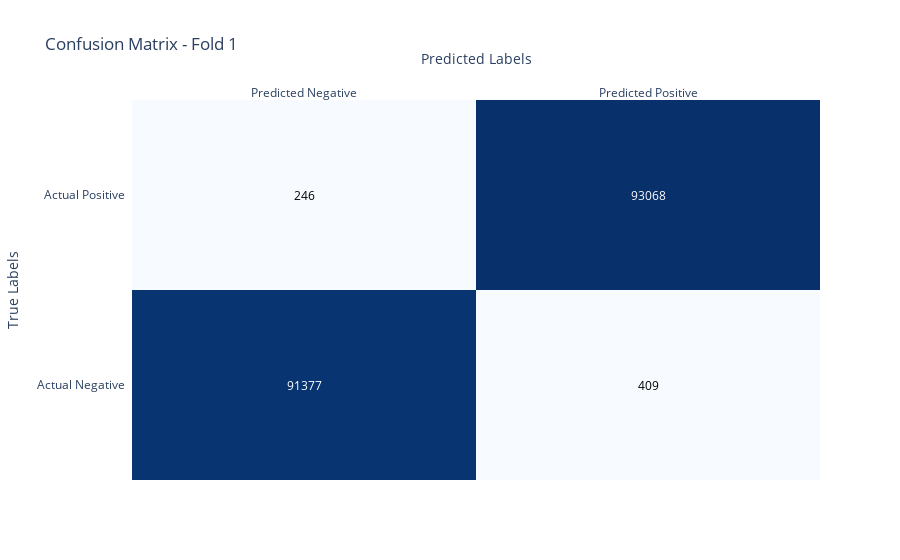
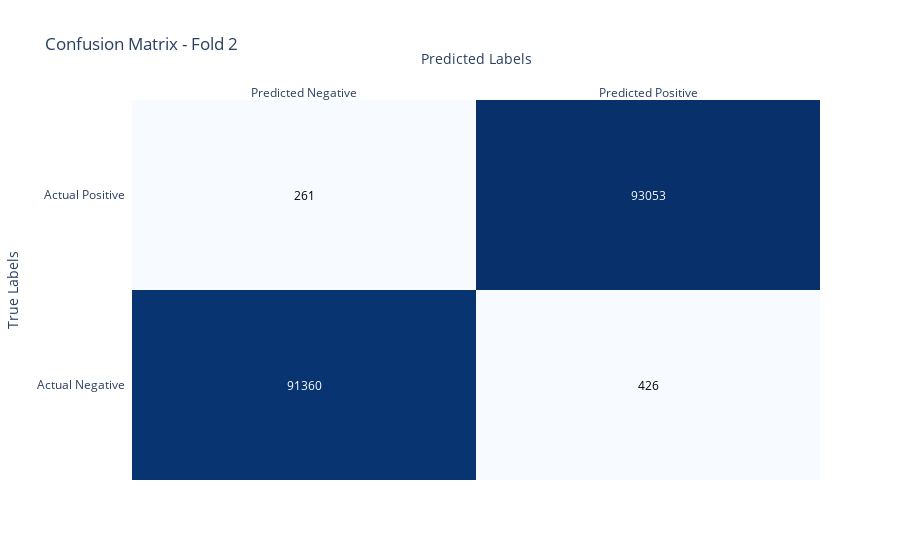
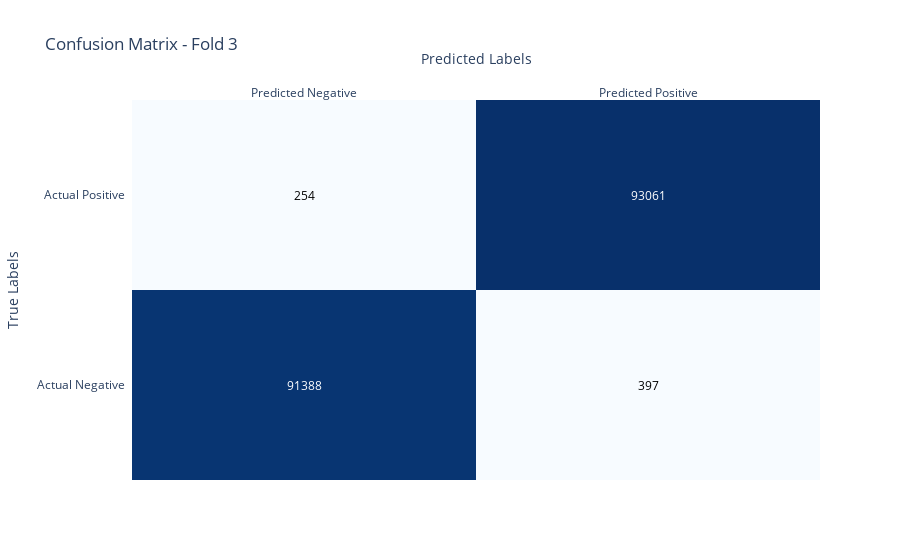
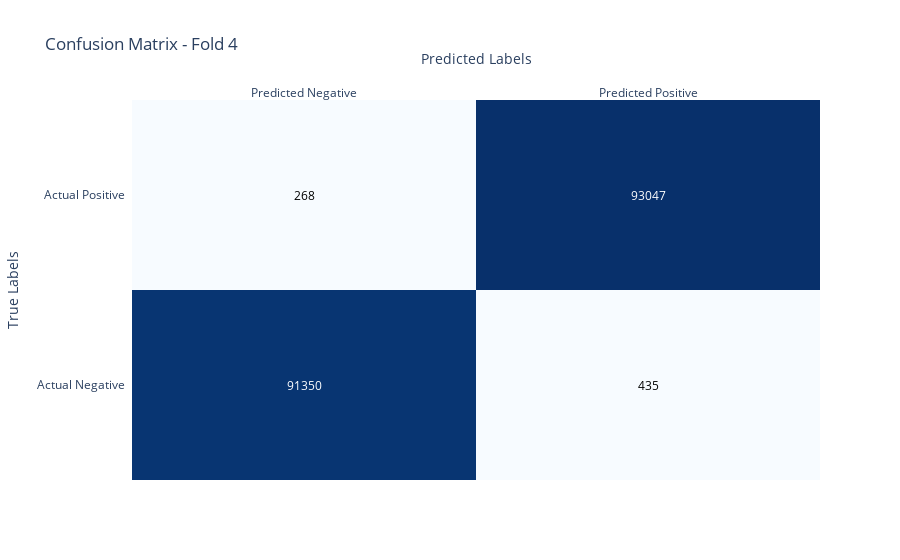

Notebook cell for these charts, in order:
### Code cell
import plotly.figure_factory as ff
import numpy as np

# Define lists to store precision, recall, accuracy, and F1 score for each fold
precisions = []
recalls = []
accuracies = []
f1_scores = []

# Plot confusion matrix for each fold using Plotly
for i, conf_matrix in enumerate(conf_matrices):
    # Calculate precision, recall, accuracy, and F1 score
    tp = conf_matrix[1, 1]
    fp = conf_matrix[0, 1]
    fn = conf_matrix[1, 0]
    tn = conf_matrix[0, 0]
    
    precision = tp / (tp + fp)
    recall = tp / (tp + fn)
    accuracy = (tp + tn) / (tp + fp + fn + tn)
    f1_score = 2 * (precision * recall) / (precision + recall)
    
    precisions.append(precision)
    recalls.append(recall)
    accuracies.append(accuracy)
    f1_scores.append(f1_score)
    
    # Print precision, recall, accuracy, and F1 score for the current fold
    print(f"Fold {i+1} - Precision: {precision:.4f}, Recall: {recall:.4f}, Accuracy: {accuracy:.4f}, F1 Score: {f1_score:.4f}")
    
    # Plot confusion matrix
    fig = ff.create_annotated_heatmap(z=conf_matrix, x=['Predicted Negative', 'Predicted Positive'],
                                      y=['Actual Negative', 'Actual Positive'], annotation_text=conf_matrix.tolist(),
                                      colorscale='Blues')
    fig.update_layout(title=f'Confusion Matrix - Fold {i+1}', xaxis_title='Predicted Labels', yaxis_title='True Labels')
    fig.show()

# Calculate and print average precision, recall, accuracy, and F1 score across all folds
avg_precision = np.mean(precisions)
avg_recall = np.mean(recalls)
avg_accuracy = np.mean(accuracies)
avg_f1_score = np.mean(f1_scores)
print(f"Average Precision: {avg_precision:.4f}, Average Recall: {avg_recall:.4f}, Average Accuracy: {avg_accuracy:.4f}, Average F1 Score: {avg_f1_score:.4f}")

### Figure 1 — Plotly figure (JSON) as saved in the notebook; plotly's stock layout.template omitted (floating-point values rounded to 4 significant figures)
{"data": [{"colorscale": [[0, "rgb(247,251,255)"], [0.125, "rgb(222,235,247)"], [0.25, "rgb(198,219,239)"], [0.375, "rgb(158,202,225)"], [0.5, "rgb(107,174,214)"], [0.625, "rgb(66,146,198)"], [0.75, "rgb(33,113,181)"], [0.875, "rgb(8,81,156)"], [1, "rgb(8,48,107)"]], "reversescale": false, "showscale": false, "type": "heatmap", "x": ["Predicted Negative", "Predicted Positive"], "y": ["Actual Negative", "Actual Positive"], "z": [[91377, 409], [246, 93068]]}], "layout": {"annotations": [{"font": {"color": "#FFFFFF"}, "showarrow": false, "text": "91377", "x": "Predicted Negative", "xref": "x", "y": "Actual Negative", "yref": "y"}, {"font": {"color": "#000000"}, "showarrow": false, "text": "409", "x": "Predicted Positive", "xref": "x", "y": "Actual Negative", "yref": "y"}, {"font": {"color": "#000000"}, "showarrow": false, "text": "246", "x": "Predicted Negative", "xref": "x", "y": "Actual Positive", "yref": "y"}, {"font": {"color": "#FFFFFF"}, "showarrow": false, "text": "93068", "x": "Predicted Positive", "xref": "x", "y": "Actual Positive", "yref": "y"}], "title": {"text": "Confusion Matrix - Fold 1"}, "xaxis": {"dtick": 1, "gridcolor": "rgb(0, 0, 0)", "side": "top", "ticks": "", "title": {"text": "Predicted Labels"}}, "yaxis": {"dtick": 1, "ticks": "", "ticksuffix": "  ", "title": {"text": "True Labels"}}}}

### Figure 2 — Plotly figure (JSON) as saved in the notebook; plotly's stock layout.template omitted (floating-point values rounded to 4 significant figures)
{"data": [{"colorscale": [[0, "rgb(247,251,255)"], [0.125, "rgb(222,235,247)"], [0.25, "rgb(198,219,239)"], [0.375, "rgb(158,202,225)"], [0.5, "rgb(107,174,214)"], [0.625, "rgb(66,146,198)"], [0.75, "rgb(33,113,181)"], [0.875, "rgb(8,81,156)"], [1, "rgb(8,48,107)"]], "reversescale": false, "showscale": false, "type": "heatmap", "x": ["Predicted Negative", "Predicted Positive"], "y": ["Actual Negative", "Actual Positive"], "z": [[91360, 426], [261, 93053]]}], "layout": {"annotations": [{"font": {"color": "#FFFFFF"}, "showarrow": false, "text": "91360", "x": "Predicted Negative", "xref": "x", "y": "Actual Negative", "yref": "y"}, {"font": {"color": "#000000"}, "showarrow": false, "text": "426", "x": "Predicted Positive", "xref": "x", "y": "Actual Negative", "yref": "y"}, {"font": {"color": "#000000"}, "showarrow": false, "text": "261", "x": "Predicted Negative", "xref": "x", "y": "Actual Positive", "yref": "y"}, {"font": {"color": "#FFFFFF"}, "showarrow": false, "text": "93053", "x": "Predicted Positive", "xref": "x", "y": "Actual Positive", "yref": "y"}], "title": {"text": "Confusion Matrix - Fold 2"}, "xaxis": {"dtick": 1, "gridcolor": "rgb(0, 0, 0)", "side": "top", "ticks": "", "title": {"text": "Predicted Labels"}}, "yaxis": {"dtick": 1, "ticks": "", "ticksuffix": "  ", "title": {"text": "True Labels"}}}}

### Figure 3 — Plotly figure (JSON) as saved in the notebook; plotly's stock layout.template omitted (floating-point values rounded to 4 significant figures)
{"data": [{"colorscale": [[0, "rgb(247,251,255)"], [0.125, "rgb(222,235,247)"], [0.25, "rgb(198,219,239)"], [0.375, "rgb(158,202,225)"], [0.5, "rgb(107,174,214)"], [0.625, "rgb(66,146,198)"], [0.75, "rgb(33,113,181)"], [0.875, "rgb(8,81,156)"], [1, "rgb(8,48,107)"]], "reversescale": false, "showscale": false, "type": "heatmap", "x": ["Predicted Negative", "Predicted Positive"], "y": ["Actual Negative", "Actual Positive"], "z": [[91388, 397], [254, 93061]]}], "layout": {"annotations": [{"font": {"color": "#FFFFFF"}, "showarrow": false, "text": "91388", "x": "Predicted Negative", "xref": "x", "y": "Actual Negative", "yref": "y"}, {"font": {"color": "#000000"}, "showarrow": false, "text": "397", "x": "Predicted Positive", "xref": "x", "y": "Actual Negative", "yref": "y"}, {"font": {"color": "#000000"}, "showarrow": false, "text": "254", "x": "Predicted Negative", "xref": "x", "y": "Actual Positive", "yref": "y"}, {"font": {"color": "#FFFFFF"}, "showarrow": false, "text": "93061", "x": "Predicted Positive", "xref": "x", "y": "Actual Positive", "yref": "y"}], "title": {"text": "Confusion Matrix - Fold 3"}, "xaxis": {"dtick": 1, "gridcolor": "rgb(0, 0, 0)", "side": "top", "ticks": "", "title": {"text": "Predicted Labels"}}, "yaxis": {"dtick": 1, "ticks": "", "ticksuffix": "  ", "title": {"text": "True Labels"}}}}

### Figure 4 — Plotly figure (JSON) as saved in the notebook; plotly's stock layout.template omitted (floating-point values rounded to 4 significant figures)
{"data": [{"colorscale": [[0, "rgb(247,251,255)"], [0.125, "rgb(222,235,247)"], [0.25, "rgb(198,219,239)"], [0.375, "rgb(158,202,225)"], [0.5, "rgb(107,174,214)"], [0.625, "rgb(66,146,198)"], [0.75, "rgb(33,113,181)"], [0.875, "rgb(8,81,156)"], [1, "rgb(8,48,107)"]], "reversescale": false, "showscale": false, "type": "heatmap", "x": ["Predicted Negative", "Predicted Positive"], "y": ["Actual Negative", "Actual Positive"], "z": [[91350, 435], [268, 93047]]}], "layout": {"annotations": [{"font": {"color": "#FFFFFF"}, "showarrow": false, "text": "91350", "x": "Predicted Negative", "xref": "x", "y": "Actual Negative", "yref": "y"}, {"font": {"color": "#000000"}, "showarrow": false, "text": "435", "x": "Predicted Positive", "xref": "x", "y": "Actual Negative", "yref": "y"}, {"font": {"color": "#000000"}, "showarrow": false, "text": "268", "x": "Predicted Negative", "xref": "x", "y": "Actual Positive", "yref": "y"}, {"font": {"color": "#FFFFFF"}, "showarrow": false, "text": "93047", "x": "Predicted Positive", "xref": "x", "y": "Actual Positive", "yref": "y"}], "title": {"text": "Confusion Matrix - Fold 4"}, "xaxis": {"dtick": 1, "gridcolor": "rgb(0, 0, 0)", "side": "top", "ticks": "", "title": {"text": "Predicted Labels"}}, "yaxis": {"dtick": 1, "ticks": "", "ticksuffix": "  ", "title": {"text": "True Labels"}}}}
